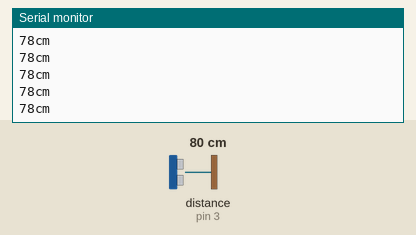
Simulated run of this sketch. Board: Arduino Uno, built with avr-gcc and run on an emulated ATmega328P. Parts: the last lines printed to the serial monitor. Wiring (inferred from the names in the program): ultrasonic range finder: trigger pin 2; echo pin 3. The inputs (shaded band) are chosen by the test bench; at power-on: distance to the obstacle (sensor on pin 3) 80 cm. The echo pulse lasts 58.3 µs per cm.

Above: at 1.2 s.
1.3 s: distance to the obstacle (sensor on pin 3) set to 2 cm
At 1.48 s:
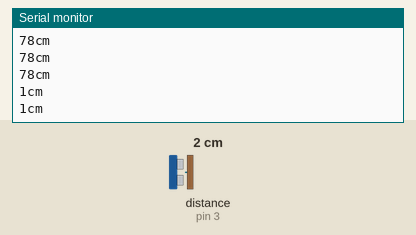
2.8 s: distance to the obstacle (sensor on pin 3) set to 120 cm
At 2.89 s:
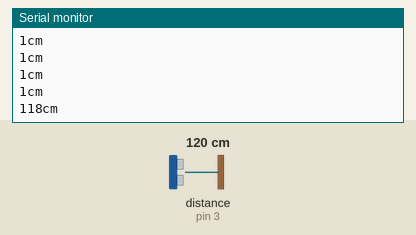
Timing chart, 0 to 5.8 s (numbered marks = the images above; inputs shaded):
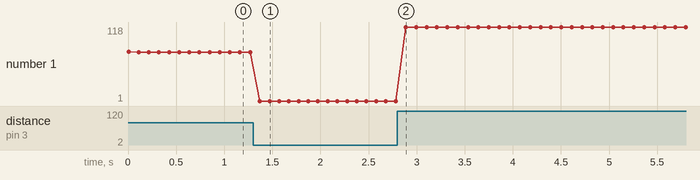

Measured:
- after the input at 1.3 s, the serial monitor: prints a new line after 0.07 s (image 1)
- after the input at 2.8 s, the serial monitor: prints a new line after 0.09 s (image 2)
- plotted number 1: 78 → 1 after the input at 1.3 s, 1 → 118 after the input at 2.8 s

The sketch:

HC_SR04.ino
```cpp
int trig=2;
int echo=3;

void setup() {
  Serial.begin(9600); //통신속도 9600
  pinMode(trig, OUTPUT); //trig(2)번핀을 출력모드로 설정
  pinMode(echo, INPUT); //echo(3)번핀을 입력모드로 설정
}

void loop() {
  digitalWrite(trig, HIGH); //trig핀에 HIGH신호 출력
  delayMicroseconds(10); //10마이크로초 동안 대기
  digitalWrite(trig, LOW); //trig핀에 LOW(0V)신호 출력
  int distance = pulseIn(echo, HIGH) * 340 / 2 / 10000; //초음파가 발신된 후 수신되기까지의 시간을 측정. 10000으로 나눈 이유는 거리를 cm단위로 변환하려고
  Serial.print(distance); //distance를 시리얼 모니터에 출력
  Serial.println("cm"); //문자열 cm을 시리얼 모니터에 출력
  delay(100); //0.1초 지연
}

//pulseIn(핀번호, 신호) -> 설정 신호를 다시 입력받을 때까지 걸리는 시간 측정
//핀번호 - 함수를 적용할 핀 설정, 신호 - HIGH or LOW
//반환값 : 설정 신호가 입력될 때까지의 시간 반환, 신호가 없을 경우 0 반환

//초음파 센서를 통해 장애물까지의 거리(cm 단위) 를 측정해서 시리얼 모니터에 0.1초마다 한 줄씩 출력
```
